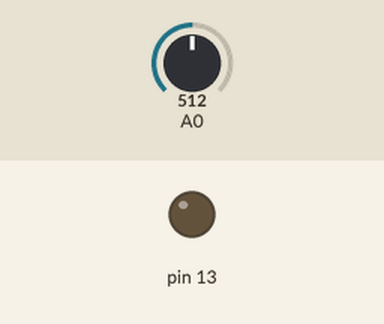
Simulated run of this sketch. Board: Arduino Uno, built with avr-gcc and run on an emulated ATmega328P. On the bench: output pins drawn as LEDs (lit = HIGH). The inputs (shaded band) are chosen by the test bench; at power-on: A0 = 512. What the sketch prints to the serial monitor is not drawn.

Above: at 1.8 s.
1.9 s: A0 set to 217
3.4 s: A0 set to 186
At 4.7 s:
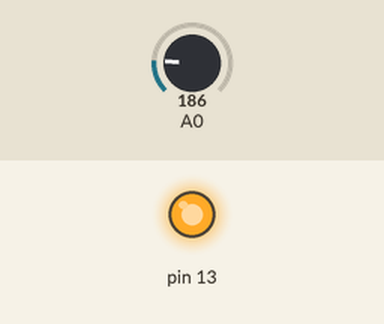
5.5 s: A0 set to 210
At 6.3 s:
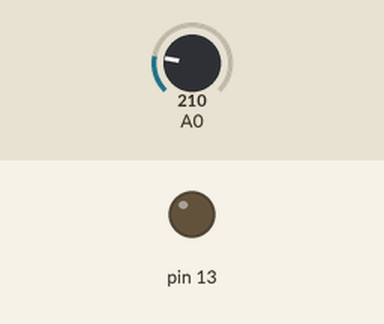
7.5 s: A0 set to 190
At 9.1 s:
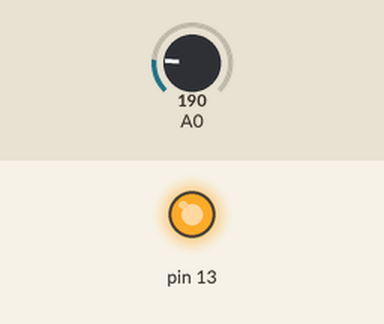
Timing chart, 0 to 10.5 s (numbered marks = the images above; inputs shaded):
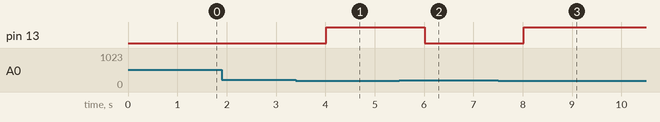

The sketch:

irrigador_eletronico.ino
```cpp
int umidade;
void setup()
{
pinMode(13, OUTPUT);
Serial.begin(9600);
Serial.println("Sensor de Umidade e Temperatura");
}
void loop()
{
Serial.println(umidade);
umidade = analogRead(A0);

if(umidade <=200) { digitalWrite(13, HIGH);
Serial.println("Solo Irrigando ");
Serial.print("Umidade Atual e:");
Serial.println(umidade);
delay(1000);
} else {

digitalWrite(13, LOW);
Serial.print("Desigando Bomba");
Serial.print("Solo Com Umidade Atual de: ");
Serial.print(umidade); } delay(1000);
}
```

Measured:
- the behaviour switches between 201 and 200 on A0 (found by bisection; images 0 and 1)
- after the input at 1.9 s, every drawn part: stays the same
- after the input at 3.4 s, pin 13: LOW → HIGH after 0.62 s
- after the input at 5.5 s, pin 13: HIGH → LOW after 0.52 s
- after the input at 7.5 s, pin 13: LOW → HIGH after 0.52 s
